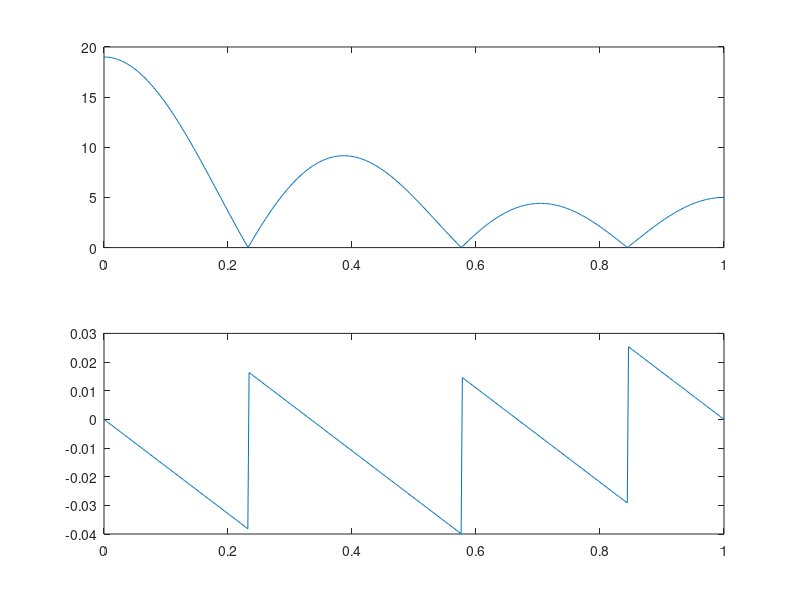

This chart was generated by the following MATLAB code:
clear all;
close all;
x=[4 3 2 1 2 3 4]
N=500;
n=0:length(x)-1;
w=[0:1:N]*pi/N;
X=x*exp(-j*n'*w);


subplot(2,1,1);
plot(w/pi,abs(X));
subplot(2,1,2);
plot(w/pi,angle(X)*(pi/180));
